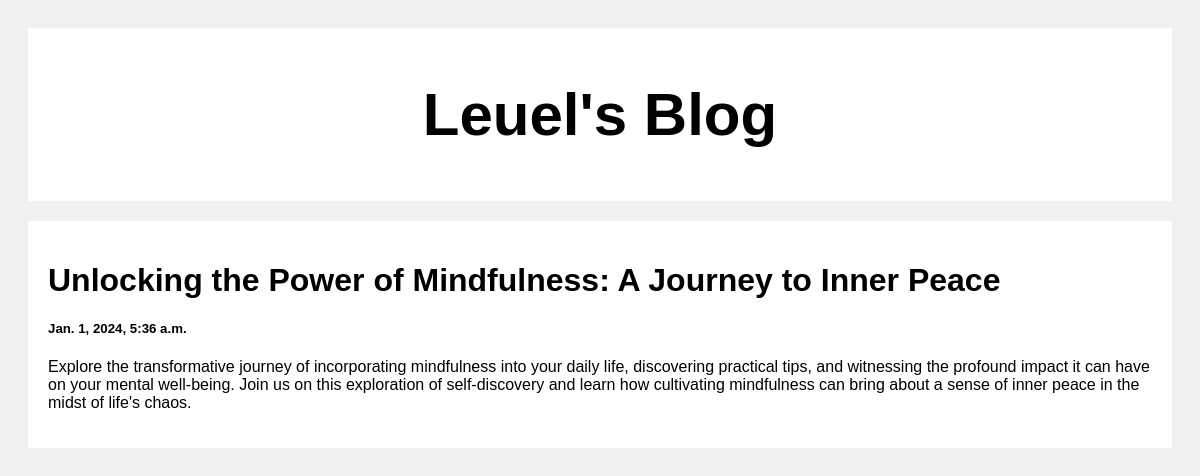
Screenshot of /post/3 with the database file from the repository.
### posts/models.py (models this page shows)
class Post (models.Model) :
    title = models.CharField(max_length = 100 )
    body = models.CharField(max_length = 1000000)
    created_at = models.DateTimeField (default = datetime.now, blank = True)

### posts/views.py (the view)
# urls.py: path('post/<str:pk>', views.post, name = 'post')
def post (request, pk):
    posts = Post.objects.get(id = pk)
    return render (request, 'posts.html', {'posts': posts})

### template/posts.html (shortened to what this page needs)
<!DOCTYPE html>
<html>
  <head>
  </head>
  <body>
    <div class="header">
      <h2>Leuel's Blog</h2>
    </div>
    <div class="row">
      <div class="leftcolumn">
        <div class="card">
            <h1>{{posts.title}}</h2>
            <h5>{{posts.created_at}}</h5>
            <p>{{posts.body}}</p>
        </div>
      </div>
    </div>
  </body>
</html>

### template/posts.html (style rules this page uses)
* { box-sizing: border-box; }
body { font-family: Arial; padding: 20px; background: #f1f1f1; }
.header { padding: 2px; font-size: 40px; text-align: center; background: white; }
.leftcolumn { float: left; width: 100%; }
.card { background-color: white; padding: 20px; margin-top: 20px; }
.row:after { content: ""; display: table; clear: both; }

### rows the page displays
Post: title "Unlocking the Power of Mindfulness: A Journey to Inner Peace", created_at "Jan. 1, 2024, 5:36 a.m.", body "Explore the transformative journey of incorporating mindfulness into your daily life, discovering practical tips, and witnessing the profound impact it can have on your mental well-being. Join us on this exploration of self-discovery and learn how cultivating mindfulness can bring about a sense of inner peace in the midst of life's chaos."
